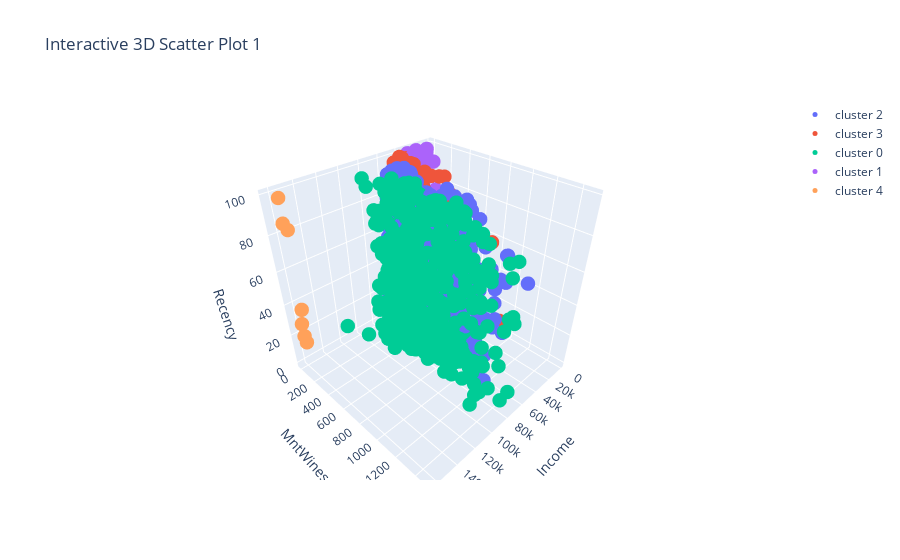

The code cell stored with this chart in its notebook:
### Code cell
import nbformat
import plotly.graph_objects as go
import pandas as pd
import numpy as np

fig = go.Figure()

for cluster in df['cluster'].unique():
    cluster_data = df[df['cluster'] == cluster]
    fig.add_trace(go.Scatter3d(
        x=cluster_data['Income'],
        y=cluster_data['MntWines'],
        z=cluster_data['Recency'],
        mode='markers',
        marker=dict(size=5),
        name=f'cluster {cluster}'
    ))

fig.update_layout(scene=dict(
                    xaxis_title='Income',
                    yaxis_title='MntWines',
                    zaxis_title='Recency'),
                    title='Interactive 3D Scatter Plot 1')


fig.update_layout(xaxis=dict(scaleanchor='y', scaleratio=2))

# Show the plot
fig.show()

### Figure 1 — Plotly figure (JSON) as saved in the notebook; plotly's stock layout.template omitted (floating-point values rounded to 4 significant figures; data arrays with more than 128 entries replaced by an {"elided": "..."} marker saying what was removed)
{"data": [{"marker": {"size": 5}, "mode": "markers", "name": "cluster 2", "type": "scatter3d", "x": {"elided": "613 int values"}, "y": {"elided": "613 int values"}, "z": {"elided": "613 int values"}}, {"marker": {"size": 5}, "mode": "markers", "name": "cluster 3", "type": "scatter3d", "x": {"elided": "642 int values"}, "y": {"elided": "642 int values"}, "z": {"elided": "642 int values"}}, {"marker": {"size": 5}, "mode": "markers", "name": "cluster 0", "type": "scatter3d", "x": {"elided": "505 int values"}, "y": {"elided": "505 int values"}, "z": {"elided": "505 int values"}}, {"marker": {"size": 5}, "mode": "markers", "name": "cluster 1", "type": "scatter3d", "x": {"elided": "445 int values"}, "y": {"elided": "445 int values"}, "z": {"elided": "445 int values"}}, {"marker": {"size": 5}, "mode": "markers", "name": "cluster 4", "type": "scatter3d", "x": [157243, 162397, 153924, 160803, 157733, 157146, 156924], "y": [20, 85, 1, 55, 39, 1, 2], "z": [98, 31, 81, 21, 37, 13, 85]}], "layout": {"scene": {"xaxis": {"title": {"text": "Income"}}, "yaxis": {"title": {"text": "MntWines"}}, "zaxis": {"title": {"text": "Recency"}}}, "title": {"text": "Interactive 3D Scatter Plot 1"}, "xaxis": {"scaleanchor": "y", "scaleratio": 2}}}
